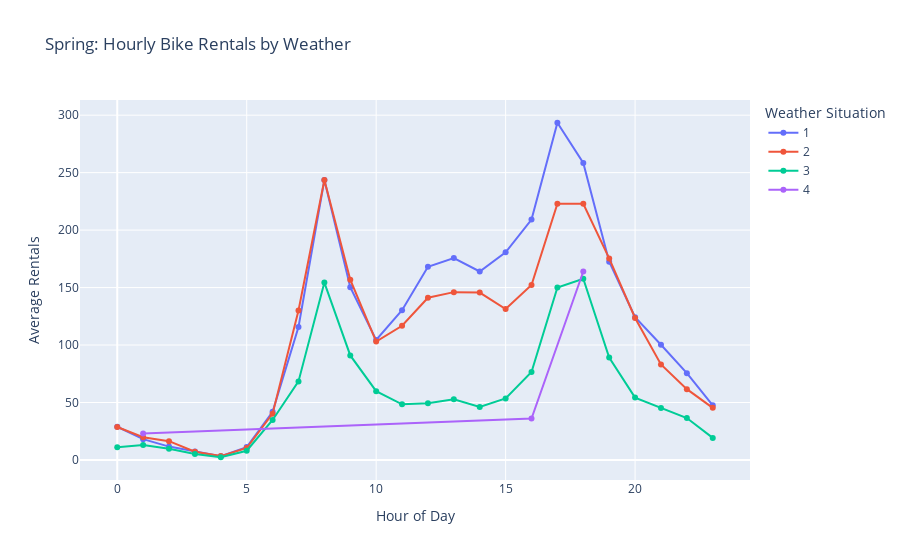

The notebook cell this image was saved under:
### Code cell
# Average rentals per hour per weather condition only for spring

spring_data = hour_data_update[hour_data_update['seasonName'] == 'Spring']
hour_weather = spring_data.groupby(['hr', 'weathersit'])['cnt'].mean().reset_index()
# Plot
fig = px.line(hour_weather,
              x='hr',
              y='cnt',
              color='weathersit',
              markers=True,
              title="Spring: Hourly Bike Rentals by Weather",
              labels={'hr': 'Hour of Day', 'cnt': 'Average Rentals', 'weathersit': 'Weather Situation'})
fig.show()

### Figure 1 — Plotly figure (JSON) as saved in the notebook; plotly's stock layout.template omitted (floating-point values rounded to 4 significant figures)
{"data": [{"hovertemplate": "Weather Situation=1<br>Hour of Day=%{x}<br>Average Rentals=%{y}<extra></extra>", "legendgroup": "1", "line": {"color": "#636efa", "dash": "solid"}, "marker": {"symbol": "circle"}, "mode": "lines+markers", "name": "1", "orientation": "v", "showlegend": true, "type": "scatter", "x": [0, 1, 2, 3, 4, 5, 6, 7, 8, 9, 10, 11, 12, 13, 14, 15, 16, 17, 18, 19, 20, 21, 22, 23], "xaxis": "x", "y": [28.89, 18.12, 11.62, 7.298, 3.227, 11.21, 41.89, 115.7, 243.7, 150.3, 104.4, 130.4, 168.1, 175.6, 164.0, 180.6, 209.2, 293.4, 258.4, 172.5, 124.2, 100.3, 75.5, 47.51], "yaxis": "y"}, {"hovertemplate": "Weather Situation=2<br>Hour of Day=%{x}<br>Average Rentals=%{y}<extra></extra>", "legendgroup": "2", "line": {"color": "#EF553B", "dash": "solid"}, "marker": {"symbol": "circle"}, "mode": "lines+markers", "name": "2", "orientation": "v", "showlegend": true, "type": "scatter", "x": [0, 1, 2, 3, 4, 5, 6, 7, 8, 9, 10, 11, 12, 13, 14, 15, 16, 17, 18, 19, 20, 21, 22, 23], "xaxis": "x", "y": [28.66, 19.79, 16.35, 7.224, 3.349, 10.43, 40.27, 130.1, 243.6, 156.9, 103.0, 116.7, 141.1, 146.0, 145.6, 131.4, 152.2, 223.0, 222.8, 175.4, 123.5, 83.13, 61.59, 45.33], "yaxis": "y"}, {"hovertemplate": "Weather Situation=3<br>Hour of Day=%{x}<br>Average Rentals=%{y}<extra></extra>", "legendgroup": "3", "line": {"color": "#00cc96", "dash": "solid"}, "marker": {"symbol": "circle"}, "mode": "lines+markers", "name": "3", "orientation": "v", "showlegend": true, "type": "scatter", "x": [0, 1, 2, 3, 4, 5, 6, 7, 8, 9, 10, 11, 12, 13, 14, 15, 16, 17, 18, 19, 20, 21, 22, 23], "xaxis": "x", "y": [11.0, 12.94, 9.706, 5.231, 2.357, 8.0, 34.79, 68.35, 154.4, 90.94, 59.87, 48.45, 49.25, 52.87, 46.19, 53.56, 76.47, 150.0, 157.7, 89.06, 54.25, 45.12, 36.5, 19.19], "yaxis": "y"}, {"hovertemplate": "Weather Situation=4<br>Hour of Day=%{x}<br>Average Rentals=%{y}<extra></extra>", "legendgroup": "4", "line": {"color": "#ab63fa", "dash": "solid"}, "marker": {"symbol": "circle"}, "mode": "lines+markers", "name": "4", "orientation": "v", "showlegend": true, "type": "scatter", "x": [1, 16, 18], "xaxis": "x", "y": [23.0, 36.0, 164.0], "yaxis": "y"}], "layout": {"legend": {"title": {"text": "Weather Situation"}, "tracegroupgap": 0}, "title": {"text": "Spring: Hourly Bike Rentals by Weather"}, "xaxis": {"anchor": "y", "domain": [0, 1], "title": {"text": "Hour of Day"}}, "yaxis": {"anchor": "x", "domain": [0, 1], "title": {"text": "Average Rentals"}}}}
